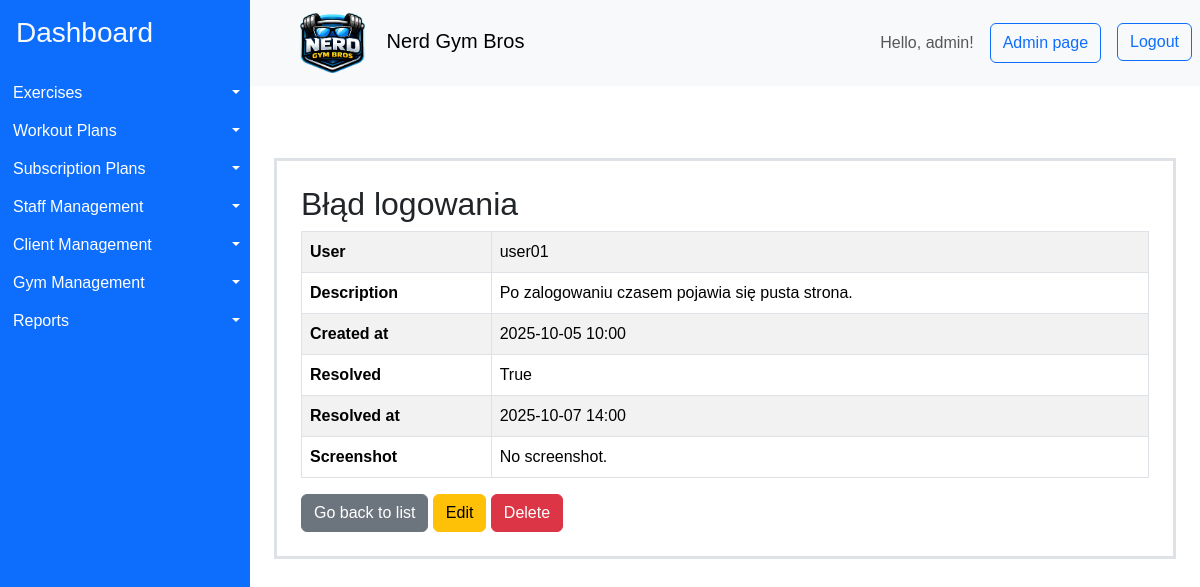
Screenshot of /bug-reports/1/ (signed in) with the database file from the repository.
### gymApp/models/additional.py (models this page shows, shortened)
class BugReport(models.Model):
    user = models.ForeignKey(User, on_delete=models.CASCADE, null=True, blank=True)
    title = models.CharField(max_length=200)
    description = models.TextField()
    created_at = models.DateTimeField(auto_now_add=True)
    resolved_at = models.DateTimeField(null=True, blank=True)
    screenshot = models.ImageField(upload_to="bug_screenshots/", null=True, blank=True)
    resolved = models.BooleanField(default=False)
    class Meta:
        indexes = [
            models.Index(fields=["user"]),
            models.Index(fields=["resolved"]),
            models.Index(fields=["created_at"]),
        ]

### gymApp/views/admin_page.py (the view)
class BugReportDetailView(LoginRequiredMixin, PermissionRequiredMixin, DetailView):
    model = BugReport
    template_name = "gymApp/bug_report/detail.html"
    context_object_name = "bug_report"
    permission_required = "gymApp.view_bugreport"
    raise_exception = True

### gymApp/templates/gymApp/bug_report/detail.html (shortened to what this page needs)
{% extends "gymApp/layout.html" %}
{% block content %}
<div class="container mt-5 p-4 border border-3" >
    <h2>{{ bug_report.title }}</h2>
    <table class="table table-bordered table-striped">
        <tr>
            <td class="fw-bold">User</td>
            <td>{{ bug_report.user|default:"Anonymous" }}</td>
        </tr>
        <tr>
            <td class="fw-bold">Description</td>
            <td>{{ bug_report.description }}</td>
        </tr>
        <tr>
            <td class="fw-bold">Created at</td>
            <td>{{ bug_report.created_at|date:"Y-m-d H:i" }}</td>
        </tr>
        <tr>
            <td class="fw-bold">Resolved</td>
            <td>{{ bug_report.resolved }}</td>
        </tr>
        <tr>
            <td class="fw-bold">Resolved at</td>
            <td>{{ bug_report.resolved_at|date:"Y-m-d H:i"|default:"-" }}</td>
        </tr>
        <tr>
            <td class="fw-bold">Screenshot</td>
            <td>
                {% if bug_report.screenshot %}
                    <img src="{{ bug_report.screenshot.url }}" alt="{{ bug_report.title }}" style="max-width: 300px; height: auto;">
                {% else %}
                    No screenshot.
                {% endif %}
            </td>
        </tr>
    </table>
    <a href="{% url 'bug_report_list' %}" class="btn btn-secondary">Go back to list</a>
    <a href="{% url 'bug_report_update' bug_report.pk %}" class="btn btn-warning">Edit</a>
    <a href="{% url 'bug_report_delete' bug_report.pk %}" class="btn btn-danger">Delete</a>
</div>
{% endblock %}

### gymApp/templates/gymApp/layout.html (shortened to what this page needs)
{% load bootstrap_icons %}
{% load static %}
<!DOCTYPE html>
<html>
    <head>
        <link href="https://cdn.jsdelivr.net/npm/bootstrap@5.3.8/dist/css/bootstrap.min.css" rel="stylesheet">
        <link rel="stylesheet" href="{% static 'styles/styles.css' %}">
    </head>
    <body>
    <div class="container-fluid layout d-flex flex-row p-0">
      <aside class="sidebar bg-primary" id="sidebar">
        <a class="d-block h3 pt-3 ps-3 link-light link-underline-opacity-0" href="{% url 'home'%}">Dashboard</a>
        <ul class="list-group mt-4" style="white-space: nowrap;" >
          {% if perms.gymApp.view_exercise %}
            <li class="d-flex  btn-group" >
              <a href="{% url 'exercise_list' %}" class="d-block text-start btn btn-primary rounded-0 flex-grow-1 "> {% bs_icon 'person-walking' size='1.25em'  %} Exercises</a>
              <button type="button" class="d-block btn btn-primary rounded-0 dropdown-toggle dropdown-toggle-split flex-grow-0 flex-shrink-0 " data-bs-toggle="dropdown" aria-expanded="false">
              </button>
            </li>
          {% endif %}
          {% if perms.gymApp.view_workoutplan %}
            <li class="d-flex  btn-group">
              <a href="{% url 'workout_plan_list' %}" class="d-block text-start btn btn-primary rounded-0 flex-grow-1 "> {% bs_icon 'list-check' size='1.25em'  %} Workout Plans</a>
              <button type="button" class="d-block btn btn-primary rounded-0 dropdown-toggle dropdown-toggle-split flex-grow-0 flex-shrink-0 " data-bs-toggle="dropdown" aria-expanded="false">
              </button>
            </li>
          {% endif %}
          {% if perms.gymApp.view_subscriptionplan %}
            <li class="d-flex  btn-group">
              <a href="{% url 'subscription_plan_list' %}" class="d-block text-start btn btn-primary rounded-0 flex-grow-1 "> {% bs_icon 'currency-dollar' size='1.25em'  %} Subscription Plans</a>
              <button type="button" class="d-block btn btn-primary rounded-0 dropdown-toggle dropdown-toggle-split flex-grow-0 flex-shrink-0 " data-bs-toggle="dropdown" aria-expanded="false">
              </button>
            </li>
          {% endif %}
          {% if user.is_superuser %}
          <li class="d-flex  btn-group">
            <a href="{% url 'staff_list' %}" class="d-block text-start btn btn-primary rounded-0 flex-grow-1 "> {% bs_icon 'hammer' size='1.25em'  %} Staff Management</a>
            <button type="button" class="d-block btn btn-primary rounded-0 dropdown-toggle dropdown-toggle-split flex-grow-0 flex-shrink-0 " data-bs-toggle="dropdown" aria-expanded="false">
            </button>
          </li>
          {% endif %}
          {% if perms.gymApp.view_clientprofile %}
          <li class="d-flex  btn-group">
            <a href="{% url 'client_list' %}" class="d-block text-start btn btn-primary rounded-0 flex-grow-1 "> {% bs_icon 'people-fill' size='1.25em'  %} Client Management</a>
            <button type="button" class="d-block btn btn-primary rounded-0 dropdown-toggle dropdown-toggle-split flex-grow-0 flex-shrink-0 " data-bs-toggle="dropdown" aria-expanded="false">
            </button>
          </li>
          {% endif %}
          {% if perms.gymApp.view_gym %}
          <li class="d-flex  btn-group">
            <a href="{% url 'gym_list' %}" class="d-block text-start btn btn-primary rounded-0 flex-grow-1 "> {% bs_icon 'houses-fill' size='1.25em'  %} Gym Management</a>
            <button type="button" class="d-block btn btn-primary rounded-0 dropdown-toggle dropdown-toggle-split flex-grow-0 flex-shrink-0 " data-bs-toggle="dropdown" aria-expanded="false">
            </button>
          </li>
          {% endif %}
          <li class="d-flex  btn-group">
            <a href="{% url 'reports' %}" class="d-block text-start btn btn-primary rounded-0 flex-grow-1 "> {% bs_icon 'file-earmark-bar-graph-fill' size='1.25em'  %} Reports</a>
            <button type="button" class="d-block btn btn-primary rounded-0 dropdown-toggle dropdown-toggle-split flex-grow-0 flex-shrink-0 " data-bs-toggle="dropdown" aria-expanded="false">
            </button>
          </li>
        </ul>
      </aside>
      <div class="content container-fluid p-0">
        <nav class="navbar navbar-light bg-light p-2">
          <div class="d-flex align-items-center">
          <button class="btn toggle-btn" id="toggleBtn">{% bs_icon 'list' size='1.75em' color='blue' %}</button>
          <span class="navbar-brand mb-0 h1 ms-3"><img class="me-3" src="{% static 'assets/icons/logo.png' %}" alt="Nerd Gym Bros Logo" style="height: 3em;"> Nerd Gym Bros </span>
          </div>
          <div class="d-flex">
          <span class=" navbar-text me-3"> Hello, {{ user.username }}! </span>
          {% if user.is_superuser %}
            <button class="btn btn-outline-primary me-3" onclick="location.href='{% url 'admin:index' %}'">Admin page</button>
          {% endif %}
          <form method="post" action="{% url 'logout' %}">
              <button type="submit" class="btn btn-outline-primary">Logout</button>
          </form>
          </div>
        </nav>
        <main class='p-4'>
            {% block content %}{% endblock %}
        </main>
      </div>
    </div>
    </body>
</html>

### gymApp/static/styles/styles.css (style rules this page uses)
* { box-sizing: border-box; }
body { box-sizing: border-box; margin: 0; font-family: sans-serif; }
.layout { min-height: 100vh; }
.sidebar { overflow:hidden; transform: translateX(0); min-width: 250px; width: 250px; transition: width .15s ease-in-out; }
.toggle-btn { display: block; }

### rows the page displays
BugReport: title "Błąd logowania", user "user01", description "Po zalogowaniu czasem pojawia się pusta strona.", created_at "2025-10-05 10:00", resolved "True", resolved_at "2025-10-07 14:00"

### other values shown
{{ user.username }} "admin"
